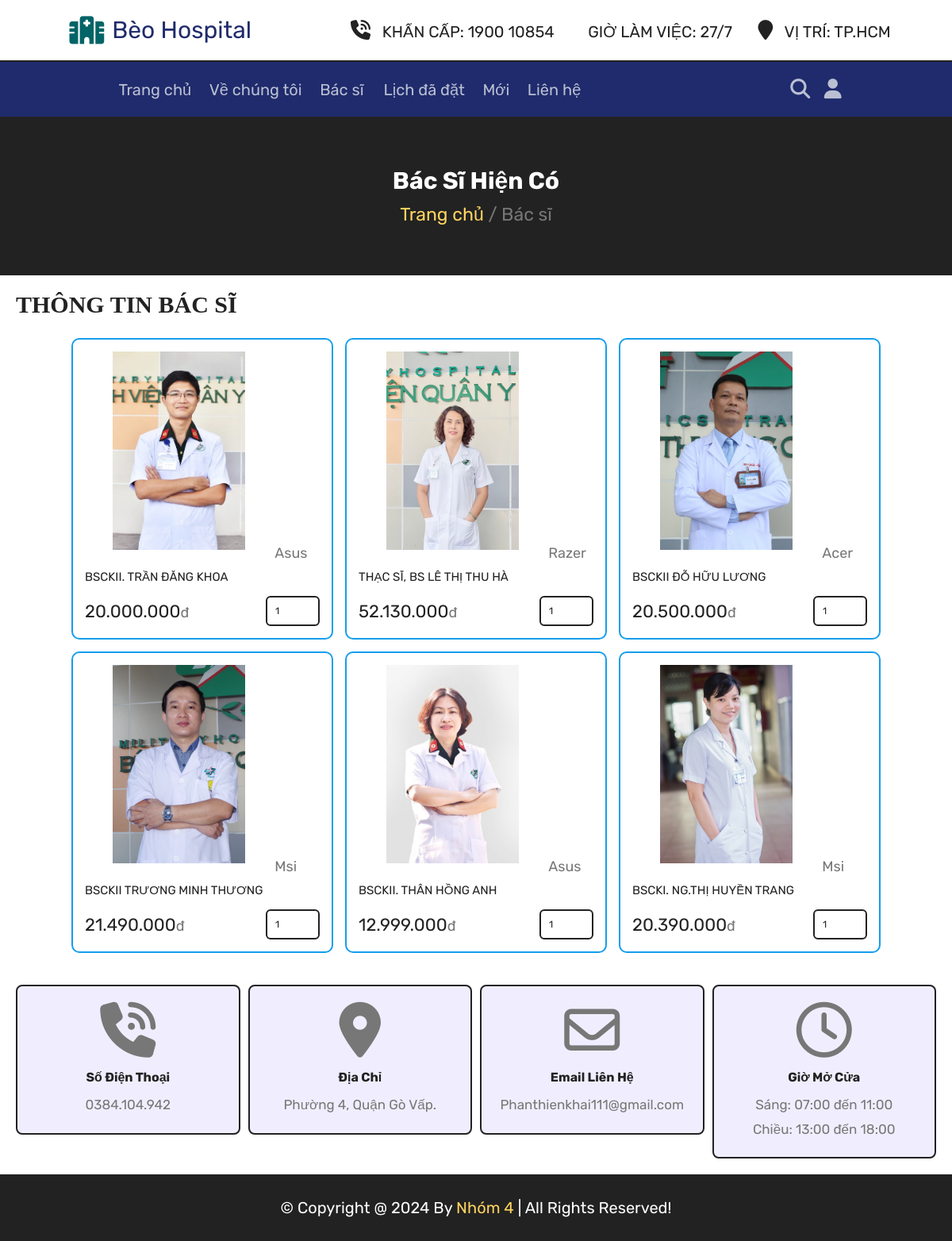
The page /product.php on the database its author committed.
### tables this page shows
CREATE TABLE `products` (
  `id` int(100) NOT NULL,
  `name` varchar(100) NOT NULL,
  `category` varchar(100) NOT NULL,
  `price` int(10) NOT NULL,
  `image` varchar(100) NOT NULL,
  `description` text DEFAULT NULL,
  `warranty` int(11) DEFAULT NULL,
  `manufacturer` varchar(255) DEFAULT NULL
);

### product.php (the view, shortened to what this page needs)
<?php
include 'components/connect.php';
include './convert_currency.php';
?>
<!DOCTYPE html>
<html lang="en">
<head>
   <link rel="stylesheet" href="https://cdnjs.cloudflare.com/ajax/libs/font-awesome/6.1.1/css/all.min.css">
   <link rel="stylesheet" href="css/style.css">
</head>
<body>
   <?php include 'components/user_header.php'; ?>
   <div class="heading">
      <h3>Bác sĩ hiện có</h3>
      <p><a href="home.php">Trang chủ</a> <span> / Bác sĩ</span></p>
   </div>
   <section class="products">
      <h1 class="title">Thông tin bác sĩ </h1>
      <div class="box-container">
         <?php
         $select_products = $conn->prepare("SELECT * FROM `products`");
         $select_products->execute();
         if ($select_products->rowCount() > 0) {
            while ($fetch_products = $select_products->fetch(PDO::FETCH_ASSOC)) {
         ?>
               <form action="" method="post" class="box">
                  <img src="uploaded_img/<?= $fetch_products['image']; ?>" alt="">
                  <a href="category.php?category=<?= $fetch_products['category']; ?>" class="cat"><?= $fetch_products['category']; ?></a>
                  <div class="name"><?= $fetch_products['name']; ?></div>
                  <div class="flex">
                     <div class="price"> <?php echo currency_format($fetch_products['price']); ?></div>
                     <input type="number" name="qty" class="qty" min="1" max="99" value="1" maxlength="2">
                  </div>
               </form>
         <?php
            }
         } else {
            echo '<p class="empty">Hiện chưa có sản phẩm để hiển thị!</p>';
         }
         ?>
      </div>
   </section>
   <?php include 'components/footer.php'; ?>
</body>
</html>

### convert_currency.php
<?php
if (!function_exists('currency_format')) {
    function currency_format($number, $suffix = 'đ')
    {
        if (!empty($number)) {
            return number_format($number, 0, ',', '.') . "<span>{$suffix}</span>";
        }
    }
}

### css/style.css (style rules this page uses)
:root { --pink: #FFD460; --red: #e74c3c; --white: #fff; --black: #222; --light-color: #777; --light-orange: #e1af25; --green: #159EEC; --grey: #016466; --border-service: .25rem solid var(--green); --border: .2rem solid var(--black); --blue: #1F2B6C; --ble-gr: #BABFD3; --original: #F0EEFE; }
* { font-family: 'Rubik', sans-serif; margin: 0; padding: 0; box-sizing: border-box; outline: none; text-decoration: none; }
html { font-size: 62.5%; overflow-x: hidden; scroll-behavior: smooth; stop-opacity: 7rem; }
section { margin: 0 auto; max-width: 1200px; padding: 2rem; }
.title { text-align: justify; margin-bottom: 2.5rem; font-size: 3rem; color: var(--black); text-transform: uppercase; text-decoration: none; text-underline-offset: 1rem; font-family: serif; border-bottom: var(--grey); }
.heading { display: flex; align-items: center; justify-content: center; gap: 1rem; flex-flow: column; background-color: var(--black); min-height: 20rem; }
.heading h3 { font-size: 3rem; color: var(--white); text-transform: capitalize; }
.heading p { font-size: 2.3rem; color: var(--light-color); }
.heading p a { color: var(--pink); font-size: 2.3rem; }
.products .box-container { display: grid; grid-template-columns: repeat(auto-fit, 33rem); justify-content: center; align-items: flex-start; gap: 1.5rem; }
.products .box-container .box { border: var(--border-service); padding: 1.5rem; position: relative; overflow: hidden; border-radius: 1rem; }
.products .box-container .box img { height: 25rem; width: 80%; object-fit: contain; margin-bottom: 1rem; }
.products .box-container .box .cat { font-size: 1.8rem; color: var(--light-color); }
.products .box-container .box .name { font-size: 1.5rem; color: var(--black); margin: 1rem 0; }
.products .box-container .box .flex { display: flex; align-items: center; gap: 1rem; margin-top: 1.5rem; }
.products .box-container .box .flex .price { margin-right: auto; font-size: 2.2rem; color: var(--black); }
.products .box-container .box .flex .price span { color: var(--light-color); font-size: 1.8rem; }
.products .box-container .box .flex .qty { padding: 1rem; border: var(--border); font-size: 1.2rem; color: var(--black); border-radius: 0.6rem }

### rows shown on the page
products: image (picture), category "Asus", name "BSCKII. TRẦN ĐĂNG KHOA", price "20.000.000"
products: image (picture), category "Razer", name "THẠC SĨ, BS LÊ THỊ THU HÀ", price "52.130.000"
products: image (picture), category "Acer", name "BSCKII ĐỖ HỮU LƯƠNG", price "20.500.000"
products: image (picture), category "Msi", name "BSCKII TRƯƠNG MINH THƯƠNG", price "21.490.000"
products: image (picture), category "Asus", name "BSCKII. THÂN HỒNG ANH", price "12.999.000"
products: image (picture), category "Msi", name "BSCKI. NG.THỊ HUYỀN TRANG", price "20.390.000"
